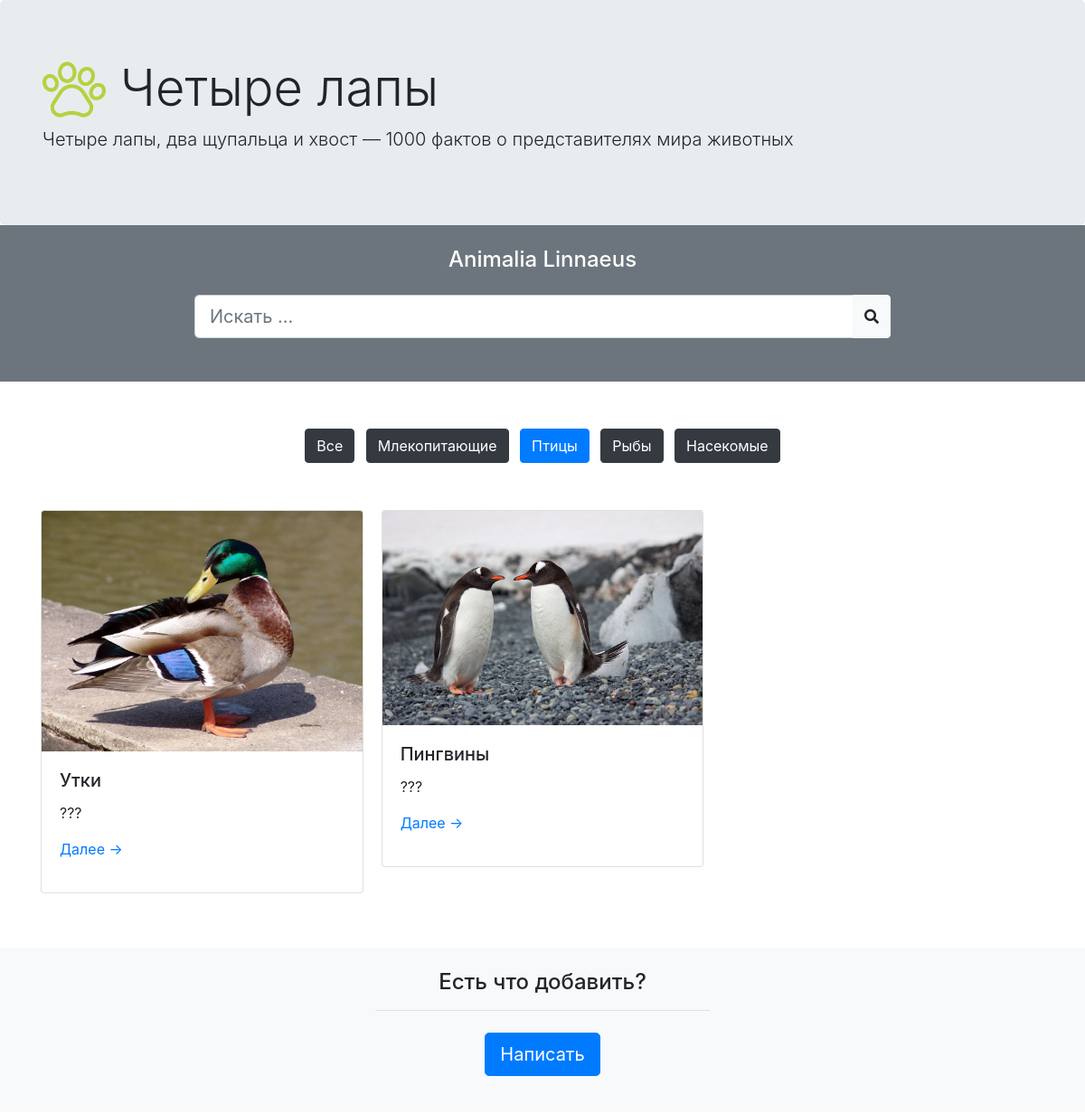
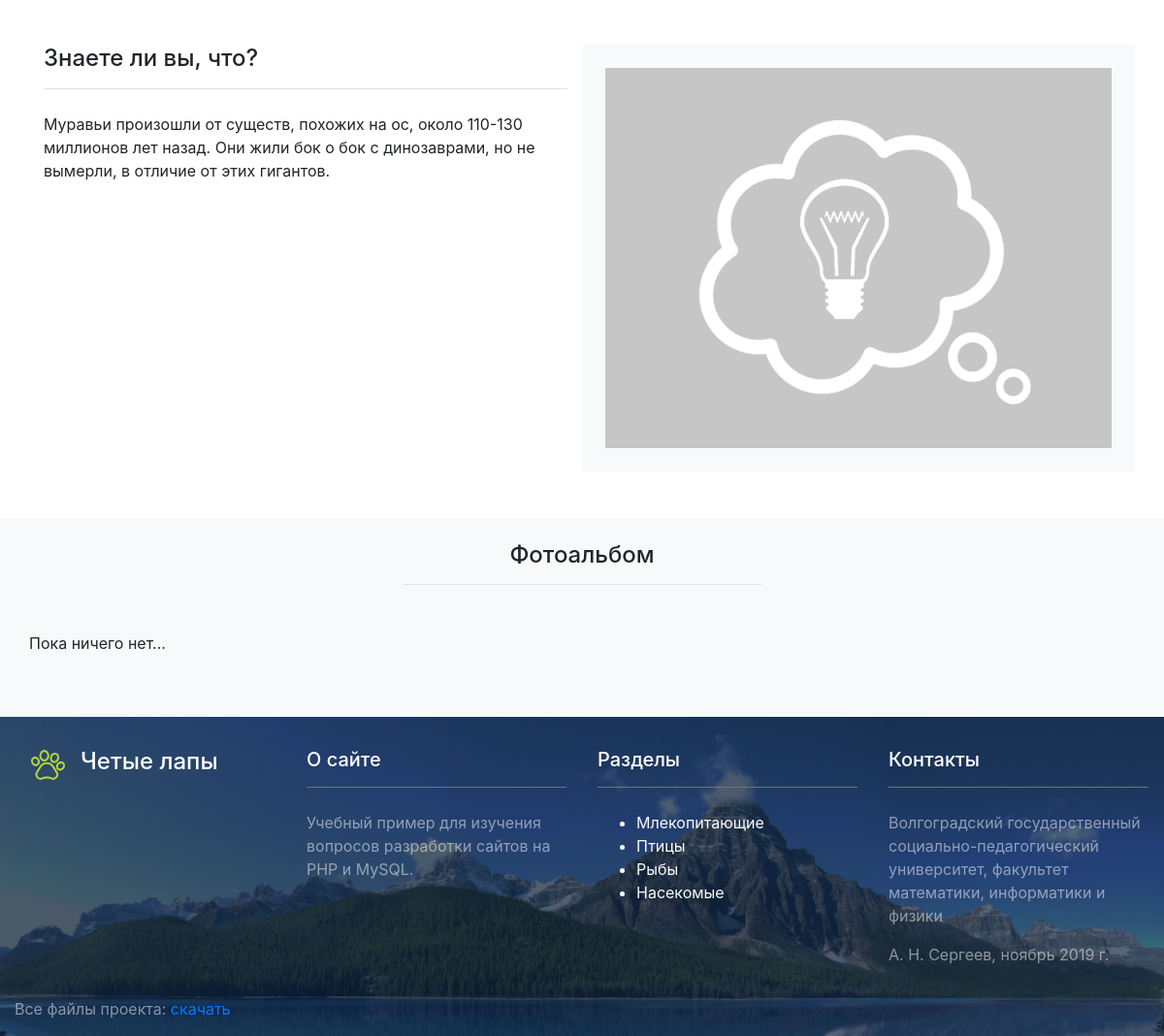
/?cat=2, run on the app's committed database (2 pictures, top to bottom).
### tables this page shows
CREATE TABLE IF NOT EXISTS `categories` (
  `id` bigint(20) NOT NULL AUTO_INCREMENT,
  `name` varchar(200) NOT NULL,
  `description` text,
  `ordered` int(11) DEFAULT NULL,
  PRIMARY KEY (`id`),
  KEY `id` (`id`)
);

CREATE TABLE IF NOT EXISTS `pages` (
  `id` bigint(20) NOT NULL AUTO_INCREMENT,
  `title` text NOT NULL,
  `description` text,
  `content` text NOT NULL,
  `category` bigint(20) NOT NULL,
  `image` varchar(200) DEFAULT NULL,
  PRIMARY KEY (`id`)
);

CREATE TABLE IF NOT EXISTS `interestings` (
  `id` bigint(20) NOT NULL AUTO_INCREMENT,
  `text` text NOT NULL,
  `image` varchar(200) DEFAULT NULL,
  PRIMARY KEY (`id`)
);

### homepage.php (the view)
<div class="container-fluid">
    <div class="row justify-content-center bg-secondary">
        <div class="col-md-8 text-white text-center">
            <h4 class="m-4">Animalia Linnaeus</h4>
            <div class="input-group mt-4 mb-5">
                <input class="form-control form-control-lg" type="text" placeholder="Искать ...">
                <div class="input-group-append">
                    <button class="btn btn-light" type="button" id="button-addon2"><i class="fas fa-search"></i></button>
                </div>
            </div>
        </div>
    </div>
    <div class="row">
        <div class="col text-center pt-5">
            <?php  $class = ( $cat_id == 0 ) ? 'btn-primary' : 'btn-dark'; ?>
            <a class="btn m-1 <?php echo $class; ?>" href="." role="button">Все</a>
            <?php
                $result = $mysqli->query( "SELECT * FROM categories ORDER BY ordered ASC" );
                while ( $row = $result->fetch_assoc() ) :
                    $class = ( $cat_id == $row['id'] ) ? 'btn-primary' : 'btn-dark';
            ?>
            <a class="btn m-1 <?php echo $class; ?>" href="?cat=<?php echo $row['id']; ?>" role="button"><?php echo $row['name']; ?></a>
            <?php
                endwhile;
            ?>
        </div>
    </div>
</div>
<div class="container mt-5">
    <div class="card-columns">
        <?php
            $sql = "SELECT * FROM pages";
            if ( $cat_id ) $sql .= " WHERE category=$cat_id";
            $result = $mysqli->query( $sql );
            while ( $row = $result->fetch_assoc() ) :
        ?>
        <div class="card">
            <a href="?page=<?php echo $row['id']; ?>"><img src="images/<?php echo $row['image']; ?>" class="card-img-top"></a>
            <div class="card-body">
                <h5 class="card-title"><?php echo $row['title']; ?></h5>
                <p class="card-text">???</p>
                <p><a href="?page=<?php echo $row['id']; ?>">Далее &rarr;</a>
            </div>
        </div>
        <?php
            endwhile;
        ?>
    </div>
</div>
<div class="container-fluid mt-5">
    <div class="row justify-content-center bg-light">
        <div class="col-md-4 text-center m-4">
            <h4 class="border-bottom pb-3 mb-4">Есть что добавить?</h4>
            <p><a href="123" class="btn btn-primary btn-lg">Написать</a></p>
        </div>
    </div>
</div>
<?php
    $result = $mysqli->query( "SELECT * FROM interestings ORDER by rand() LIMIT 1" );
    $row = $result->fetch_assoc();
?>
<div class="container mt-5">
    <div class="row">
        <div class="col-md-6">
            <h4 class="border-bottom pb-3 mb-4">Знаете ли вы, что?</h4>
            <p><?php echo $row['text']; ?></p>
        </div>
        <div class="col-md-6 bg-light p-4">
            <img src="interface/idea.png" class="img-fluid">
        </div>
    </div>
</div>
<div class="bg-light">
    <div class="container-fluid mt-5">
        <div class="row justify-content-center bg-light">
            <div class="col-4 text-center m-4">
                <h4 class="border-bottom pb-3 mb-4">Фотоальбом</h4>
            </div>
        </div>
    </div>
    <div class="container pb-5">
        <div class="row">
            <p>Пока ничего нет...</p>
        </div>
    </div>
</div>

### data on the page
categories: name "Млекопитающие"
categories: name "Птицы"
categories: name "Рыбы"
categories: name "Насекомые"
pages: image (picture), title "Утки"
pages: image (picture), title "Пингвины"
interestings: text "Муравьи произошли от существ, похожих на ос, около 110-130 миллионов лет назад. Они жили бок о бок с динозаврами, но не вымерли, в отличие от этих гигантов."
